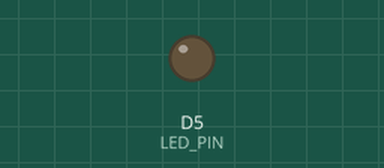
Simulated run of this sketch. Board: ESP8266 (NodeMCU). Shown: output pins drawn as LEDs (lit = HIGH). WiFi joins after 1.5 s; servers stay silent unless stated; uploads are accepted with an empty reply; what the sketch prints to the serial monitor is not drawn.

Above: at 12.8 s.
Timing chart, 0 to 30.9 s (numbered marks = the images above):
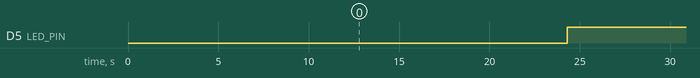

Measured:
- by itself, D5 (LED_PIN): alternates HIGH for 11.3 s and LOW for 11.3 s

The sketch:

led.ino
```cpp
// Biblioteca especial do ESP
#include <ESP8266WiFi.h>

// Parametros WiFi
const char* ssid = "CCSL";
const char* password = "flossrulez";

// Pino do LED
#define  LED_PIN D5

// Intervalo entre cada mudanca de estado do LED
#define INTERVAL 10000

// Host
const char* host = "dweet.io";

String nome_da_coisa = "minha_coisa";
boolean led_state = true;
long last_change;


void setup() {

  Serial.begin(115200);

  pinMode(LED_PIN, OUTPUT);

  Serial.println("Attempting to connect to WPA network...");
  wifiConnection();
  last_change = millis();
}

// Funcao para (re)conectar a rede WiFi
void wifiConnection() {
    Serial.print("Connecting to ");
    Serial.println(ssid);
    WiFi.mode(WIFI_STA);
    WiFi.begin(ssid, password);
    while (WiFi.status() != WL_CONNECTED) {
      delay(500);
      Serial.print(".");
    }
    Serial.println("");
    Serial.println("WiFi connected");
    Serial.print("Endereco IP: ");
    Serial.println(WiFi.localIP());
}

void loop() {

  if (WiFi.status() != WL_CONNECTED) {
      wifiConnection();
  } else {

    WiFiClient client;
    const int httpPort = 80;
    if (!client.connect(host, httpPort)) {
      Serial.println("connection failed");
      delay(1000);
      return;
    }

    if (millis() - last_change > INTERVAL) {
      last_change = millis();
      led_state = !led_state;
      digitalWrite(LED_PIN, led_state);
    }

    // Envia uma requisicao para o servidor do dweet.io
    client.print(String("GET /dweet/for/") + nome_da_coisa + "?led=" + String(led_state) + " HTTP/1.1\r\n" +
                 "Host: " + host + "\r\n" +
                 "Connection: close\r\n\r\n");
    // Aguardamos um tempo para que os pacotes de resposta sejam recebidos
    delay(2000);

    // Le todas as linhas da resposta do servidor e as imprime pela serial
    while(client.available()){
      String line = client.readStringUntil('\r');
      Serial.print(line);
    }
    Serial.println();

    // Deixamos ainda mais meio segundo entre cada final de comunicacao e nova requisicao
    delay(500);
  }

}
```
